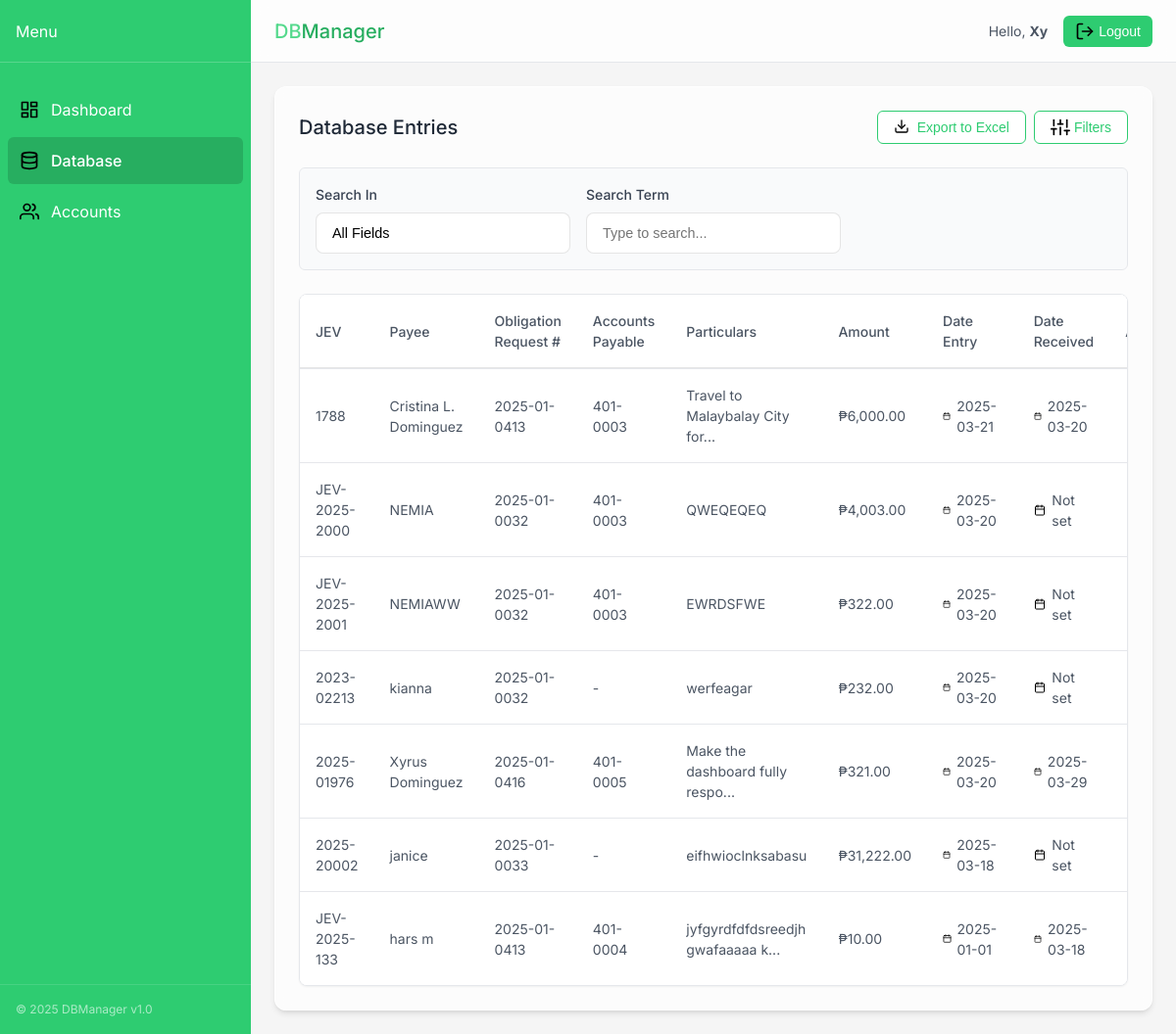
/database (signed in), run on an earlier commit of the app's database.
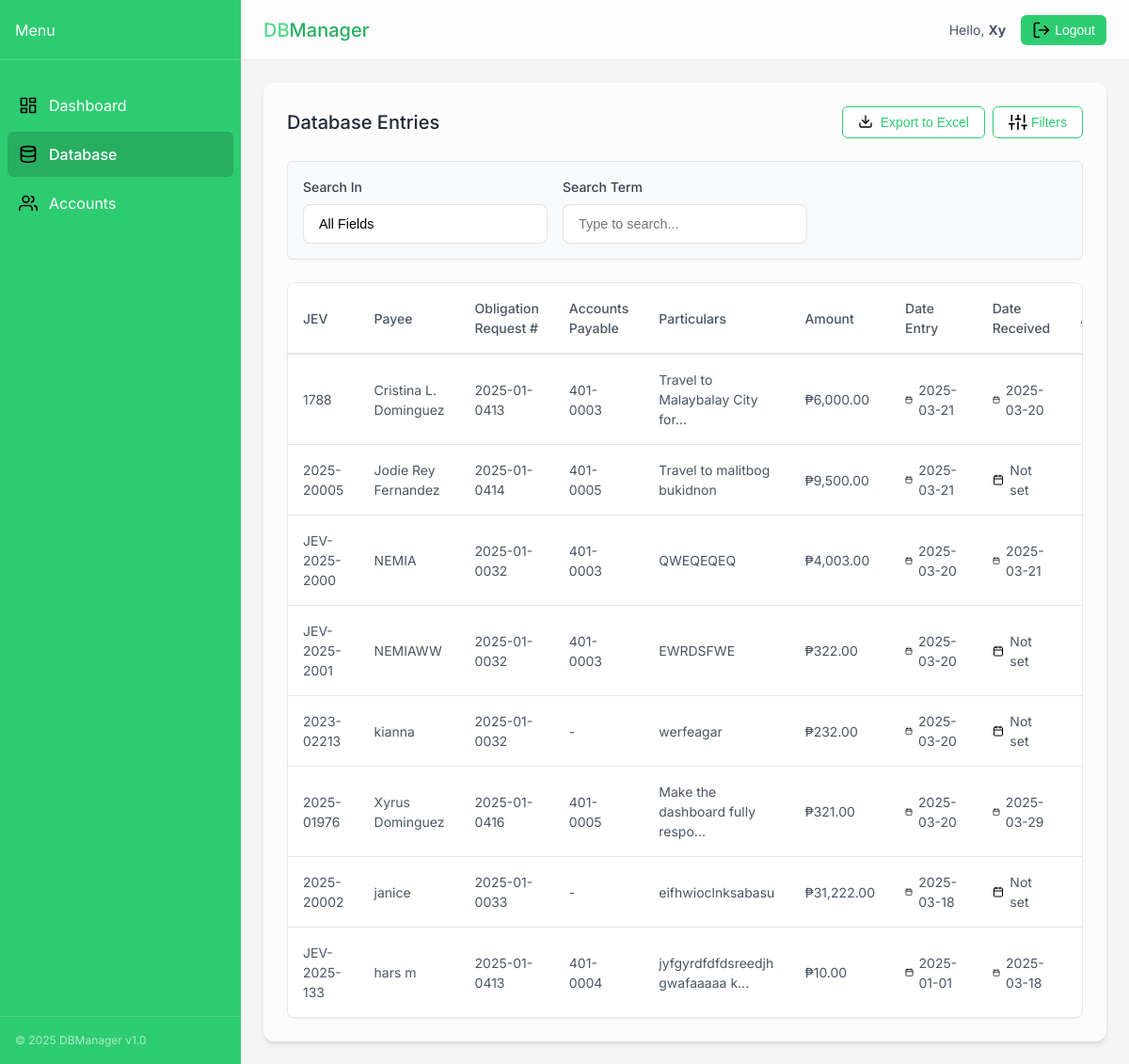
And on a later commit of the database.
### tables this page shows
CREATE TABLE entry (
            JEV TEXT PRIMARY KEY,
            Payee TEXT NOT NULL,
            ObligationRequest TEXT NOT NULL,
            AccountsPayable TEXT,
            Particulars TEXT,
            Amount REAL,
            "Date Entry" TEXT,
            "Date Received" TEXT
        );

### app.py (the view, shortened to what this page needs)
@app.route('/database')
def database():
    if 'user_id' not in session:
        return redirect(url_for('index'))
    conn = get_db_connection()
    filter_field = request.args.get('field', 'all')
    filter_value = request.args.get('value', '')
    query = 'SELECT * FROM entry'
    params = []
    query += ' ORDER BY "Date Entry" DESC'
    entries = [dict(row) for row in conn.execute(query, params).fetchall()]
    for entry in entries:
        if entry['Date Entry']:
            try:
                date_entry = datetime.strptime(entry['Date Entry'], '%Y-%m-%d %H:%M:%S')
                entry['Date Entry'] = date_entry.strftime('%Y-%m-%d')
            except ValueError:
                entry['Date Entry'] = entry['Date Entry'].split()[0]
        if entry['Date Received']:
            try:
                date_received = datetime.strptime(entry['Date Received'], '%Y-%m-%d %H:%M:%S')
                entry['Date Received'] = date_received.strftime('%Y-%m-%d')
            except ValueError:
                entry['Date Received'] = entry['Date Received'].split()[0]
    conn.close()
    return render_template('database.html', entries=entries)

### app.py (called while the page is built)
@app.template_filter('tojson')
def tojson_filter(obj):
    return json.dumps(obj, cls=CustomJSONEncoder)

def get_db_connection():
    conn = sqlite3.connect('crud_system.db', timeout=20)  # Add timeout
    conn.row_factory = sqlite3.Row
    return conn

### templates/database.html (shortened to what this page needs)
<!DOCTYPE html>
<html lang="en">
<head>
  <link rel="stylesheet" href="{{ url_for('static', filename='css/styles.css') }}">
  <link rel="stylesheet" href="https://cdn.jsdelivr.net/npm/lucide-icons@latest/dist/umd/lucide.min.css">
</head>
<body>
  <div class="app-container">
    <aside class="sidebar">
      <div class="sidebar-header">
        <span class="menu-text">Menu</span>
        <button class="sidebar-toggle">
        </button>
      </div>
      <nav class="sidebar-nav">
        <a href="{{ url_for('dashboard') }}" class="sidebar-item">
          <span class="icon dashboard-icon"></span>
          <span class="sidebar-text">Dashboard</span>
        </a>
        <a href="{{ url_for('database') }}" class="sidebar-item active">
          <span class="icon database-icon"></span>
          <span class="sidebar-text">Database</span>
        </a>
        <a href="{{ url_for('accounts') }}" class="sidebar-item">
          <span class="icon users-icon"></span>
          <span class="sidebar-text">Accounts</span>
        </a>
      </nav>
      <div class="sidebar-footer">
        <p class="footer-text">© 2025 DBManager v1.0</p>
      </div>
    </aside>
    <div class="main-container">
      <header class="header">
        <h1 class="logo"><span class="logo-accent">DB</span>Manager</h1>
        <div class="header-actions">
          <div class="user-info">
            <span>Hello, <strong>{{ session.enduser }}</strong></span>
            <button class="logout-btn">
              <span class="icon logout-icon"></span>
              <span>Logout</span>
            </button>
          </div>
        </div>
      </header>
      <main class="content">
          <div class="glass-card">
            <div class="filter-panel">
              <div class="filter-header">
                <h2>Database Entries</h2>
                <div class="actions-container">
                  <button class="btn-secondary" onclick="showDateRangeModal()">
                    <span class="icon file-export-icon"></span>
                    <span>Export to Excel</span>
                  </button>
                  <button class="btn-secondary" id="toggleFilters">
                    <span class="icon sliders-icon"></span>
                    <span>Filters</span>
                  </button>
                </div>
              </div>
              <div class="filter-content" id="filterContent">
                <div class="filter-grid">
                  <div class="filter-group">
                    <label class="filter-label">Search In</label>
                    <div class="select-wrapper">
                      <select class="input-field enhanced-select" id="filterField">
                        <option value="all">All Fields</option>
                      </select>
                    </div>
                  </div>
                  <div class="filter-group">
                    <label class="filter-label">Search Term</label>
                    <div class="search-wrapper">
                      <input type="text" class="input-field enhanced-input" id="filterValue"
                             placeholder="Type to search..." value="{{ request.args.get('value', '') }}">
                    </div>
                  </div>
                </div>
              </div>
            </div>
            <div class="table-container">
              <div class="table-responsive">
                <table class="data-table">
                  <thead>
                    <tr>
                      <th>JEV</th>
                      <th>Payee</th>
                      <th>Obligation Request #</th>
                      <th>Accounts Payable</th>
                      <th>Particulars</th>
                      <th>Amount</th>
                      <th>Date Entry</th>
                      <th>Date Received</th>
                      <th class="text-right">Action</th>
                    </tr>
                  </thead>
                  <tbody id="entriesTableBody">
                    {% for entry in entries %}
                    <tr data-entry='{{ entry|tojson }}'>
                      <td>{{ entry.JEV }}</td>
                      <td>{{ entry.Payee }}</td>
                      <td>{{ entry.ObligationRequest }}</td>
                      <td>{{ entry.AccountsPayable if entry.AccountsPayable else "-" }}</td>
                      <td>{{ entry.Particulars[:30] }}{% if entry.Particulars|length > 30 %}...{% endif %}</td>
                      <td>₱{{ "{:,.2f}".format(entry.Amount) }}</td>
                      <td>
                        <div class="table-cell-with-icon">
                          <span class="icon calendar-icon-small"></span>
                          <span>{{ entry["Date Entry"] }}</span>
                        </div>
                      </td>
                      <td>
                        <div class="table-cell-with-icon">
                          <span class="icon calendar-icon-small"></span>
                          <span>{{ entry["Date Received"] if entry["Date Received"] else "Not set" }}</span>
                        </div>
                      </td>
                      <td class="text-right">
                      </td>
                    </tr>
                    {% endfor %}
                  </tbody>
                </table>
              </div>
            </div>
          </div>
      </main>
    </div>
  </div>
</body>
</html>

### templates/database.html (style rules this page uses)
html, body { height: 100%; margin: 0; overflow: hidden; }
.app-container { height: 100vh; overflow: hidden; }
.sidebar { height: 100%; overflow-y: auto; }
.main-container { height: 100vh; display: flex; flex-direction: column; overflow: hidden; }
.content { flex: 1; overflow-y: auto; padding: 1.5rem; }
.glass-card { height: 100%; display: flex; flex-direction: column; overflow: hidden; }
.filter-panel { flex-shrink: 0; }
.table-container { flex: 1; overflow: hidden; display: flex; flex-direction: column; position: relative; border-radius: 8px; background: white; }
.table-responsive { flex: 1; overflow-y: auto; overflow-x: auto; -webkit-overflow-scrolling: touch; margin-bottom: 0; scrollbar-width: thin; position: relative; max-height: calc(100vh - 300px); }
.data-table { width: 100%; border-collapse: separate; border-spacing: 0; }
.data-table thead { position: sticky; top: 0; z-index: 2; background: white; }
.data-table thead tr { background: white; }
.data-table th { position: sticky; top: 0; background: white; padding: 1rem; text-align: left; font-weight: 500; color: #4b5563; border-bottom: 1px solid rgba(0, 0, 0, 0.1); z-index: 2; }
.data-table th::after { display: none; }
.data-table tbody tr { border-bottom: 1px solid rgba(0, 0, 0, 0.05); }
.data-table tbody td { padding: 1rem; background: white; }
.filter-label { display: flex; align-items: center; gap: 0.5rem; font-size: 0.875rem; font-weight: 500; color: #4b5563; margin-bottom: 0.5rem; }
.select-wrapper { position: relative; width: 100%; }
.enhanced-select { appearance: none; width: 100%; padding: 0.75rem 1rem; padding-right: 2.5rem; border: 1px solid rgba(0, 0, 0, 0.1); border-radius: 8px; background-color: rgba(255, 255, 255, 0.9); font-size: 0.9rem; transition: all 0.2s ease; cursor: pointer; }
.search-wrapper { position: relative; width: 100%; }
.enhanced-input { width: 100%; padding: 0.75rem 1rem; padding-right: 2.5rem; border: 1px solid rgba(0, 0, 0, 0.1); border-radius: 8px; background-color: rgba(255, 255, 255, 0.9); font-size: 0.9rem; transition: all 0.2s ease; }
.filter-group { animation: slideDown 0.3s ease-out; }
.actions-container { display: flex; gap: 8px; align-items: center; }
.file-export-icon::before { content: ""; display: inline-block; width: 16px; height: 16px; background-size: contain; background-repeat: no-repeat; vertical-align: middle; margin-right: 4px; }

What changed in the data, as far as the page shows it:
added entry: JEV "2025-20005", Payee "Jodie Rey Fernandez", ObligationRequest "2025-01-0414", AccountsPayable "401-0005", Particulars "Travel to malitbog bukidnon", Amount "9,500.00", Date Entry "2025-03-21", Date Received "Not set"
changed entry "JEV-2025-2000": Date Received "Not set" → "2025-03-21"
